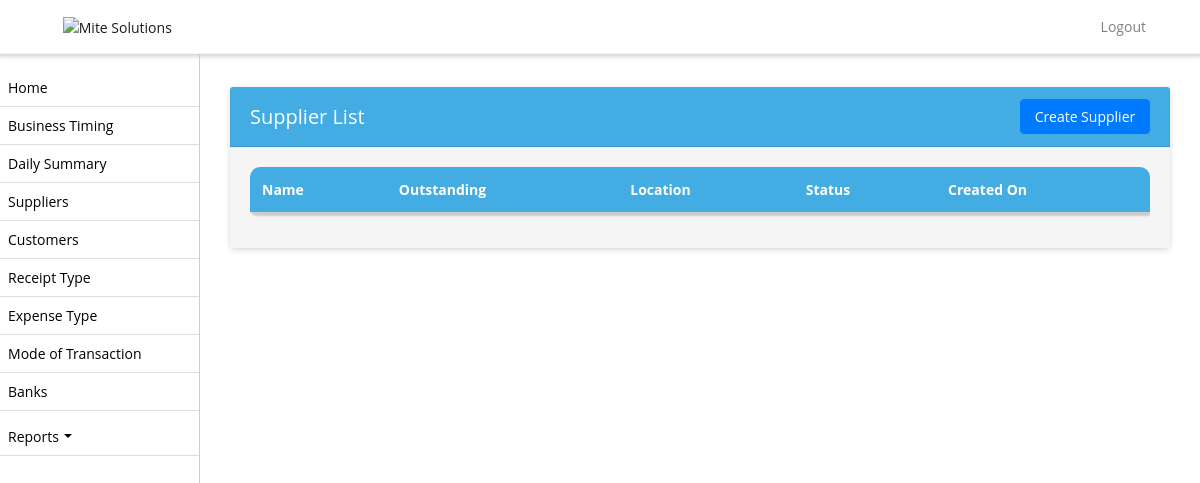
The app's page /supplier-list/ (signed in), older data.
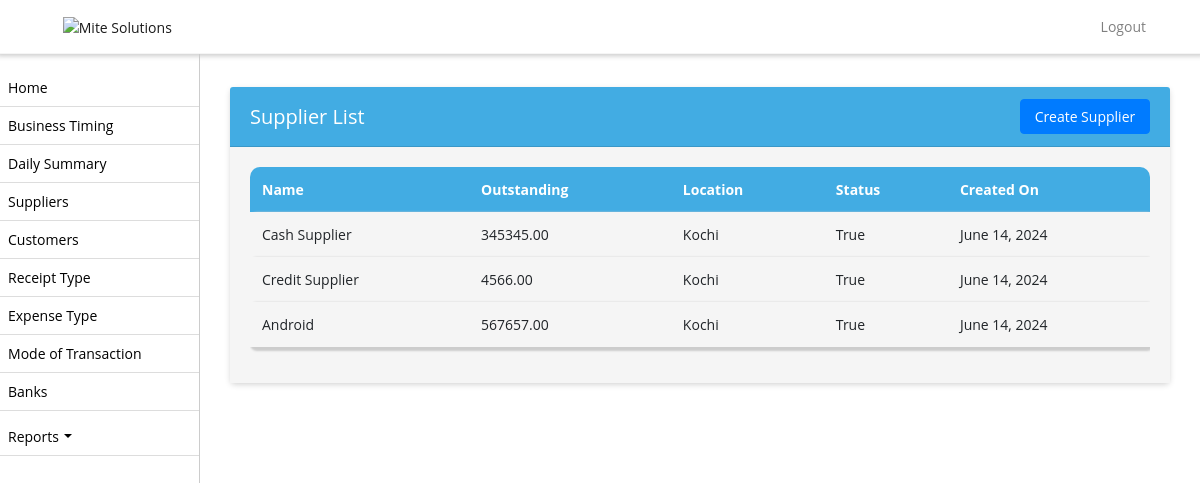
The same page, newer data.
### biztrackapp/models.py (models this page shows, shortened)
class Supplier(models.Model):
    name = models.CharField(max_length=255)
    business_profile = models.CharField(max_length=255, null=True)
    outstanding = models.DecimalField(max_digits=10, decimal_places=2)
    location = models.CharField(max_length=255)
    status = models.BooleanField(default=True)  # BooleanField to represent True or False
    created_on = models.DateField(auto_now_add=True, null=True)

### biztrackapp/views.py (the view)
# urls.py: path('supplier-list/', supplier_list, name='supplier_list'),
def supplier_list(request):
    try:
        shop_admin = ShopAdmin.objects.get(user=request.user)
        shop = shop_admin.shop
        business = BusinessProfile.objects.get(license_number=shop.license_number)
    except ShopAdmin.DoesNotExist:
        return redirect('login')
    except BusinessProfile.DoesNotExist:
        business = None
    suplliers = Supplier.objects.filter(business_profile=business.id).order_by('-created_on')
    return render(request, 'supplier-list.html', {'suppliers': suplliers})

### biztrackapp/templates/supplier-list.html (shortened to what this page needs)
{% extends 'base.html' %}
{% block content %}
<div class="container mt-3">
    <div class="card">
        <div class="card-header  d-flex justify-content-between align-items-center">
            <h5 class="mb-0">Supplier List</h5>
            <a href="{% url 'create_supplier' %}" class="btn btn-primary float-right">Create Supplier</a>
        </div>
        <div class="card-body">
            <div class="table-responsive">
            <table  class="table table-bordered table-striped nowrap"  style="width: 100%;">
                <thead>
                    <tr>
                        <th>Name</th>
                        <th>Outstanding</th>
                        <th>Location</th>
                        <th>Status</th>
                        <th>Created On</th>
                    </tr>
                </thead>
                <tbody>
                    {% for supplier in suppliers %}
                    <tr>
                        <td>{{ supplier.name }}</td>
                        <td>{{ supplier.outstanding }}</td>
                        <td>{{ supplier.location }}</td>
                        <td>{{ supplier.status }}</td>
                        <td>{{ supplier.created_on }}</td>
                    </tr>
                    {% endfor %}
                </tbody>
            </table>
        </div>
        </div>
    </div>
</div>
{% endblock %}

Row changes from the older to the newer data that the page shows:
added Supplier: name "Cash Supplier", outstanding "345345.00", location "Kochi", status "True", created_on "June 14, 2024"
added Supplier: name "Credit Supplier", outstanding "4566.00", location "Kochi", status "True", created_on "June 14, 2024"
added Supplier: name "Android", outstanding "567657.00", location "Kochi", status "True", created_on "June 14, 2024"
